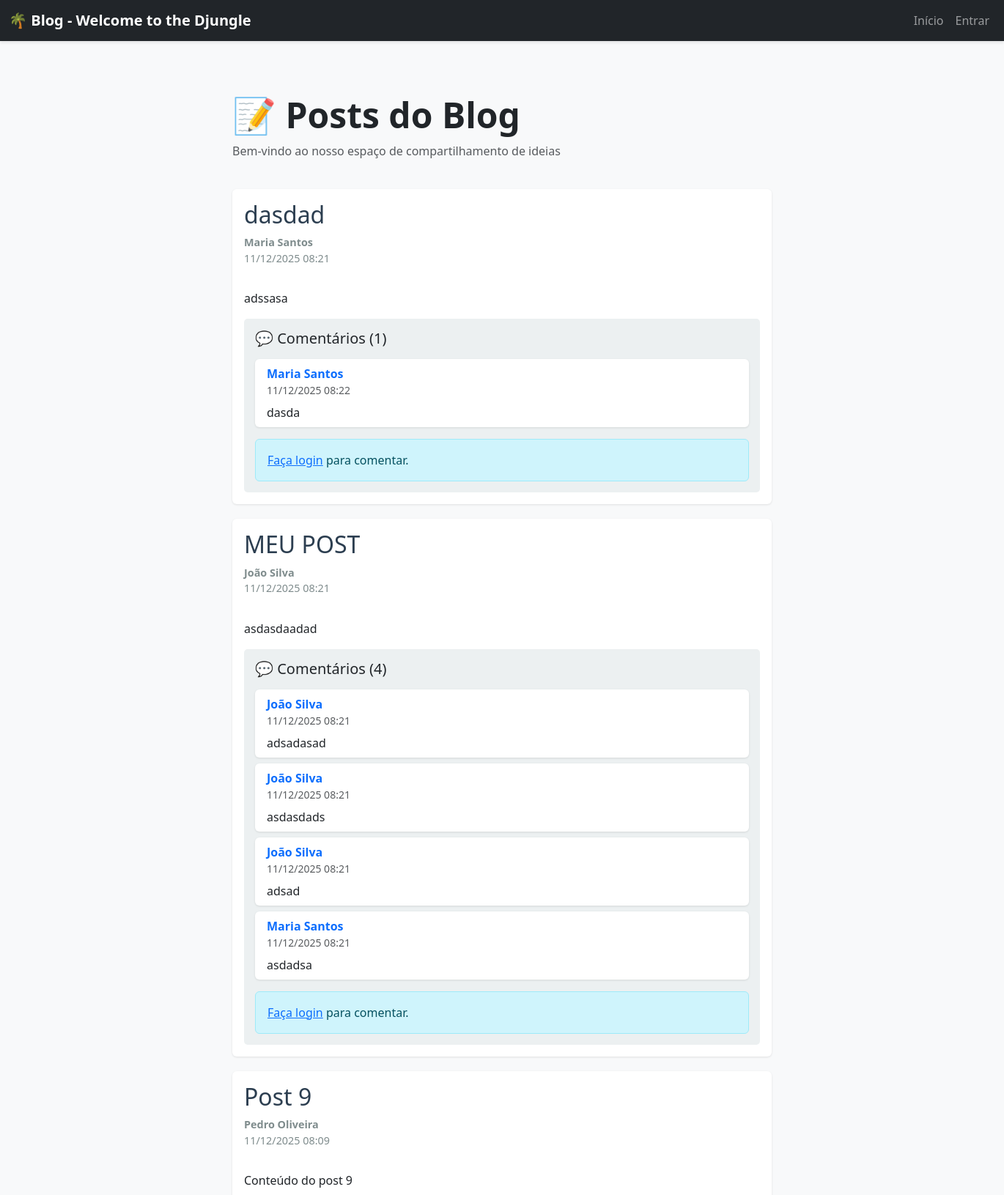
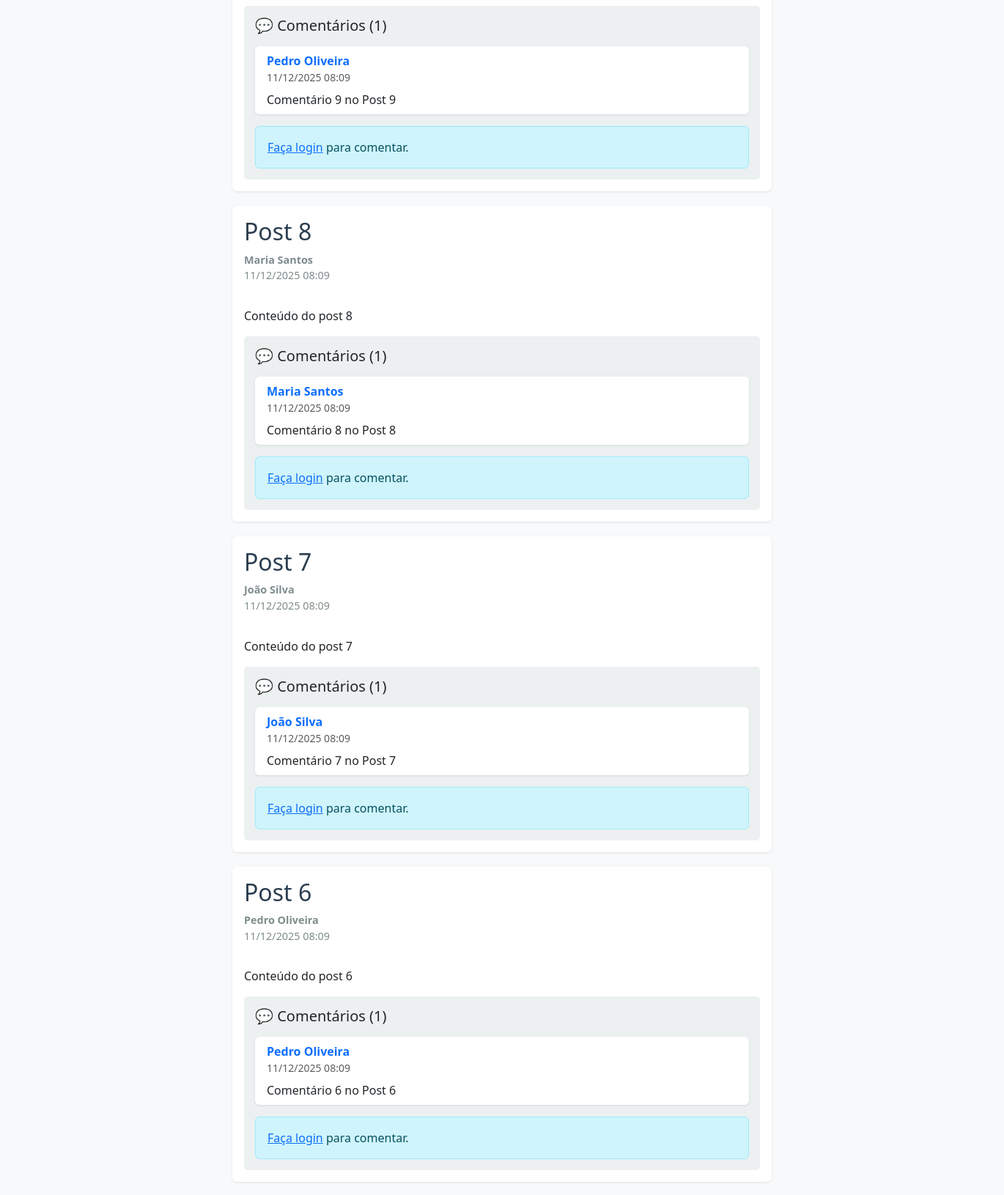
The page / (upper part) on the database its author committed (2 pictures, top to bottom).
### blog/models.py (models this page shows, shortened)
class Post(models.Model):
    title = models.CharField(max_length=200)
    content = models.TextField()
    author = models.ForeignKey(settings.AUTH_USER_MODEL, on_delete=models.CASCADE)
    created_at = models.DateTimeField(auto_now_add=True)

class Comment(models.Model):
    post = models.ForeignKey(Post, on_delete=models.CASCADE, related_name='comments')
    author = models.ForeignKey(settings.AUTH_USER_MODEL, on_delete=models.CASCADE)
    content = models.TextField()
    created_at = models.DateTimeField(auto_now_add=True)

### blog/views.py (the view)
# urls.py: path('', views.index, name='index'),
def index(request):
    posts = Post.objects.select_related('author').prefetch_related('comments__author').order_by('-created_at')
    comment_form = CommentForm()
    return render(request, 'index.html', {'posts': posts, 'comment_form': comment_form})

### templates/index.html (shortened to what this page needs)
{% extends 'base.html' %}
{% block content %}
  <div class="row mb-4">
    <div class="col-lg-12  offset-lg-2">
      <h1 class="display-5 fw-bold text-dark">📝 Posts do Blog</h1>
      <p class="text-muted">Bem-vindo ao nosso espaço de compartilhamento de ideias</p>
    </div>
  </div>
  <div class="row">
    <div class="col-lg-8 offset-lg-2">
      {% if posts %}
        {% for post in posts %}
          <div class="card">
            <div class="card-body">
              <div class="d-flex justify-content-between align-items-start mb-3">
                <div class="flex-grow-1">
                  <h2 class="card-title post-title mb-2">{{ post.title }}</h2>
                  <p class="post-meta">
                     <strong>{{ post.author.get_full_name|default:post.author.username }}</strong>
                    <br>
                     {{ post.created_at|date:"d/m/Y H:i" }}
                  </p>
                </div>
              </div>
              <p class="card-text">{{ post.content|linebreaks }}</p>
              <div class="comment-section">
                <h5 class="mb-3">💬 Comentários ({{ post.comments.count }})</h5>
                {% for comment in post.comments.all %}
                  <div class="card card-sm mb-2" style="background-color: white;">
                    <div class="card-body py-2">
                      <div class="d-flex justify-content-between align-items-start">
                        <div class="flex-grow-1">
                          <strong class="text-primary">{{ comment.author.get_full_name|default:comment.author.username }}</strong>
                          <small class="text-muted d-block">{{ comment.created_at|date:"d/m/Y H:i" }}</small>
                          <p class="mt-2 mb-0">{{ comment.content }}</p>
                        </div>
                      </div>
                    </div>
                  </div>
                {% empty %}
                  <p class="text-muted fst-italic">Nenhum comentário ainda.</p>
                {% endfor %}
                {% if user.is_authenticated %}
                  <form action="{% url 'comment_create' post.pk %}" method="post" class="mt-3">
                    {% csrf_token %}
                    <div class="input-group">
                      <textarea name="content" class="form-control" placeholder="Escreva um comentário..." rows="2" required></textarea>
                      <button class="btn btn-primary" type="submit">Enviar</button>
                    </div>
                  </form>
                {% else %}
                  <div class="alert alert-info mt-3 mb-0">
                    <a href="{% url 'login' %}">Faça login</a> para comentar.
                  </div>
                {% endif %}
              </div>
            </div>
          </div>
        {% endfor %}
      {% endif %}
    </div>
  </div>
{% endblock %}

### templates/base.html (style rules this page uses)
body { background-color: #f8f9fa; padding-top: 80px; }
.card { border: none; box-shadow: 0 1px 3px rgba(0,0,0,.1); margin-bottom: 20px; }
.post-title { color: #2c3e50; margin-bottom: 10px; }
.post-meta { color: #7f8c8d; font-size: 0.9rem; }
.comment-section { background-color: #ecf0f1; padding: 15px; border-radius: 5px; margin-top: 15px; }

### rows shown on the page
Post: title "dasdad", author.get_full_name "Maria Santos", created_at "11/12/2025 08:21", content "adssasa", comments.count "1"
Comment: author.get_full_name "Maria Santos", created_at "11/12/2025 08:22", content "dasda"
Post: title "MEU POST", author.get_full_name "João Silva", created_at "11/12/2025 08:21", content "asdasdaadad", comments.count "4"
Comment: author.get_full_name "João Silva", created_at "11/12/2025 08:21", content "adsadasad"
Comment: author.get_full_name "João Silva", created_at "11/12/2025 08:21", content "asdasdads"
Comment: author.get_full_name "João Silva", created_at "11/12/2025 08:21", content "adsad"
Comment: author.get_full_name "Maria Santos", created_at "11/12/2025 08:21", content "asdadsa"
Post: title "Post 9", author.get_full_name "Pedro Oliveira", created_at "11/12/2025 08:09", content "Conteúdo do post 9", comments.count "1"
Comment: author.get_full_name "Pedro Oliveira", created_at "11/12/2025 08:09", content "Comentário 9 no Post 9"
Post: title "Post 8", author.get_full_name "Maria Santos", created_at "11/12/2025 08:09", content "Conteúdo do post 8", comments.count "1"
Comment: author.get_full_name "Maria Santos", created_at "11/12/2025 08:09", content "Comentário 8 no Post 8"
Post: title "Post 7", author.get_full_name "João Silva", created_at "11/12/2025 08:09", content "Conteúdo do post 7", comments.count "1"
Comment: author.get_full_name "João Silva", created_at "11/12/2025 08:09", content "Comentário 7 no Post 7"
Post: title "Post 6", author.get_full_name "Pedro Oliveira", created_at "11/12/2025 08:09", content "Conteúdo do post 6", comments.count "1"
Comment: author.get_full_name "Pedro Oliveira", created_at "11/12/2025 08:09", content "Comentário 6 no Post 6"
